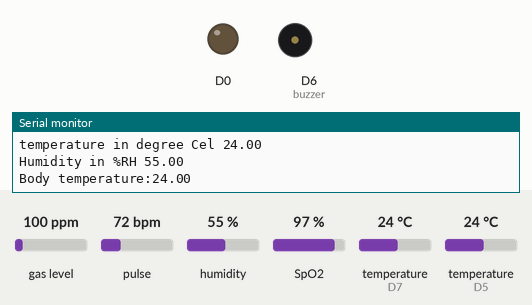
This sketch was run on a simulated ESP8266 (NodeMCU). Shown: output pins drawn as LEDs (lit = HIGH), buzzer (waves = sounding, pin HIGH), the last lines printed to the serial monitor. The inputs (shaded band) are chosen by the test bench; at power-on: gas level 100 ppm, pulse 72 bpm, humidity 55 %, SpO2 97 %, temperature (sensors on D7, D5) 24 °C. WiFi joins after 1.5 s; servers stay silent unless stated.

Above: at 4.2 s.
4.3 s: gas level set to 22 ppm
11.3 s: gas level set to 18 ppm
At 13.07 s:
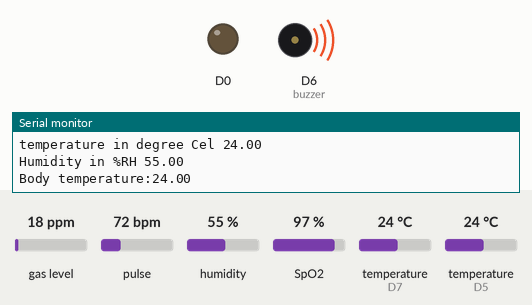
At 13.7 s:
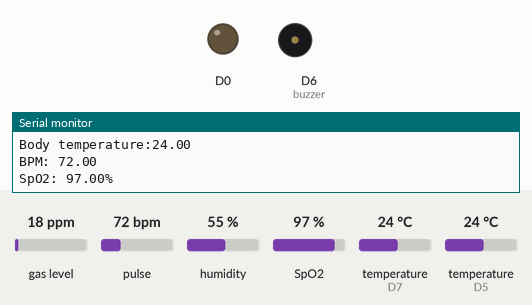
Timing chart, 0 to 15.2 s (numbered marks = the images above; inputs shaded):
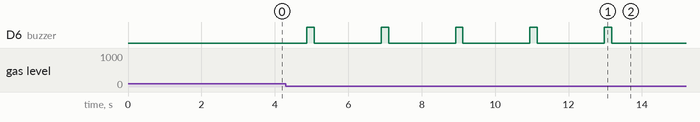

Measured:
- the behaviour switches between 21 and 20 ppm on gas level (found by bisection; images 0 and 1)
- after the input at 11.3 s, D6 (buzzer): goes on until 13.2 s, then stays LOW
- by itself, D6 (buzzer): alternates HIGH for 0.20 s and LOW for 1.8 s

The sketch:

AIEMS_hackthon_version2_1.0.ino
```cpp
#include <MQUnifiedsensor.h>
#include <SoftwareSerial.h>
#include <ESP8266WebServer.h>
#include <DHT.h>
#include <OneWire.h>
#include <Wire.h>
#include <DallasTemperature.h>
#include "OneWire.h"
#include <MAX30100_PulseOximeter.h>
#define DHTTYPE DHT22
#define DHTPin D5
#define buzzer D6
#define Temp_sensor D7
const char* ssid = "Xiaomi 11i";
const char* password = "12345678";
ESP8266WebServer server(80);
DHT dht(DHTPin, DHTTYPE);
OneWire oneWire(Temp_sensor);
DallasTemperature sensors(&oneWire);
#define USE_ARDUINO_INTERRUPTS true   // Set-up low-level interrupts for most acurate BPM math
#define REPORTING_PERIOD_MS    1000
//Definitions
#define placa "ESP-8266"
#define Voltage_Resolution 3.3
#define pin A0 //Analog input 0 of your arduino
#define type "MQ-135" //MQ135
#define ADC_Bit_Resolution 10 // For arduino UNO/MEGA/NANO
#define RatioMQ135CleanAir 3.6//RS / R0 = 3.6 ppm
PulseOximeter pox;
uint32_t tsLastReport = 0;
//#define calibration_button 13 //Pin to calibrate your sensor
//OneWire oneWire(Temp_sensor);

//Declare Sensor
MQUnifiedsensor MQ135(placa, Voltage_Resolution, ADC_Bit_Resolution, pin, type);

float CO2=0,Co2=0,CO=0,body_Temp=0,BPM,Spo2;
float  temperature,humidity;


void setup()

{
  pinMode(16, OUTPUT);
  pinMode(buzzer,OUTPUT);
  pinMode(Temp_sensor,INPUT);
  Serial.begin(9600);
  dht.begin();
  WiFi.begin(ssid, password);
  //Init the serial port communication - to debug the library
  while (WiFi.status() != WL_CONNECTED) {
    delay(1000);
    Serial.print(".");
  }
  Serial.println("");
  Serial.println("WiFi connected..!");
  Serial.print("Got IP: ");  Serial.println(WiFi.localIP());

  server.begin();
  Serial.println("HTTP server started");
  server.on("/", handle_OnConnect);
  server.onNotFound(handle_NotFound);
  MQ135.setRegressionMethod(1); //_PPM =  a*ratio^b
  MQ135.init();
  calibrate_MQ135();
   if (!pox.begin())
   {
    Serial.println("FAILED");
  }
  else
  {
    Serial.println("SUCCESS");
   }
}
void calibrate_MQ135()
{

  Serial.print("Calibrating please wait.");
  float calcR0 = 0;
  for(int i = 1; i<=10; i ++)
  {
    MQ135.update(); // Update data, the arduino will read the voltage from the analog pin
    calcR0 += MQ135.calibrate(RatioMQ135CleanAir);
    Serial.print(".");
  }
  MQ135.setR0(calcR0/10);
  Serial.println("  done!.");

  if(isinf(calcR0)) {Serial.println("Warning: Conection issue, R0 is infinite (Open circuit detected) please check your wiring and supply"); while(1);}
  if(calcR0 == 0){Serial.println("Warning: Conection issue found, R0 is zero (Analog pin shorts to ground) please check your wiring and supply"); while(1);}
  /*****************************  MQ CAlibration ********************************************/
  delay(1000);
  }

void readsensors()
{
  MQ135.update(); // Update data, the arduino will read the voltage from the analog pin
  MQ135.setA(605.18); MQ135.setB(-3.937); // Configure the equation to calculate CO concentration value
  CO = MQ135.readSensor(); // Sensor will read PPM concentration using the model, a and b values set previously or from the setup
  MQ135.setA(110.47); MQ135.setB(-2.862); // Configure the equation to calculate CO2 concentration value
  CO2 = MQ135.readSensor(); // Sensor will read PPM concentration using the model, a and b values set previously or from the setup
  temperature = dht.readTemperature();
  humidity= dht.readHumidity();
  sensors.requestTemperatures();
  body_Temp=sensors.getTempCByIndex(0);
}

void Serialprint()
{
  Serial.print("CO2 in PPM "); Serial.println(Co2=CO2+400);
  Serial.print("CO in PPM ");  Serial.println(CO);
  Serial.print("temperature in degree Cel ");Serial.println(temperature);
  Serial.print("Humidity in %RH ");Serial.println(humidity);
  Serial.print("Body temperature:");Serial.println(body_Temp);
  delay(1000);
  }
void beep(unsigned long int i)
{
    digitalWrite(buzzer,HIGH);
    delay(i);
    digitalWrite(buzzer,LOW);
}
void loop()
{
  server.handleClient();
  pox.update();
  if (millis() - tsLastReport > REPORTING_PERIOD_MS)
  {
    BPM = pox.getHeartRate();
    Spo2 = pox.getSpO2();
    Serial.print("BPM: ");
    Serial.println(BPM);
    Serial.print("SpO2: ");
    Serial.print(Spo2);
    Serial.println("%");
    tsLastReport = millis();
  }
  readsensors();
  Serialprint();

  if(CO2>1000)
  {
   unsigned long int d1=100;
    beep(d1);
  }
  if(CO>20)
  {
 unsigned long int d2=200;
    beep(d2);
  }
}

void handle_NotFound()
{
  server.send(404, "text/plain", "Not found");
}
void handle_OnConnect()
{

   server.send(200, "text/html", SendHTML(Co2,CO,temperature,humidity,body_Temp,BPM,Spo2));

}
String SendHTML( float Co2, float CO, float temp, float humi,float body_Temp,float BPM, float Spo2 )
{

  String ptr = "<!DOCTYPE html> <html>\n";
  ptr+="<meta http-equiv='refresh' content='5'>";
  ptr +="<head><meta name=\"viewport\" content=\"width=device-width, initial-scale=1.0, user-scalable=no\">\n";
  ptr +="<title>IoT Assisted Health Alert Report</title>\n";
  ptr +="<style>html { font-family: Helvetica; display: inline-block; margin: 0px auto; text-align: center;}\n";
  ptr +="body{margin-top: 50px;} h1 {color: #0000FF;margin: 50px auto 30px;}\n";
  ptr +="p{font-size: 24px;color: #12AD2B;margin-bottom: 10px;}\n";
  ptr +="</style>\n";
  ptr +="</head>\n";
  ptr +="<body>\n";
  ptr +="<div id=\"webpage\">\n";
  ptr +="<h1>IoT Assisted Parameter Monitoring for health maitainance for senior Citizens </h1>\n";
  ptr +="<h2>Presented by AIEMS students,Bidadi </h2>\n";
  ptr +="<h3>Monitoring following parameters </h3>\n";
  ptr +="<p>Co2: ";
  ptr +=(float)Co2;
  ptr +="ppm</p>";

  ptr +="<p>CO: ";
  ptr +=(float)CO;
  ptr +=" ppm</p>";

  ptr +="<p>Temperature: ";
  ptr +=(float)temp;
  ptr +="DegC</p>";


  ptr +="<p>Humidity: ";
  ptr +=(float)humi;
  ptr +="%RH</p>";

  ptr +="<p>Body temperature:";
  ptr +=(float)body_Temp;
  ptr +="Deg C</p>";

  ptr +="<p>Heart Rate:";
  ptr +=(int)BPM;
  ptr +="BPM</p>";

  ptr +="<p>SPo2:";
  ptr +=(float)Spo2;
  ptr +="%</p>";

  return ptr;
}
```
